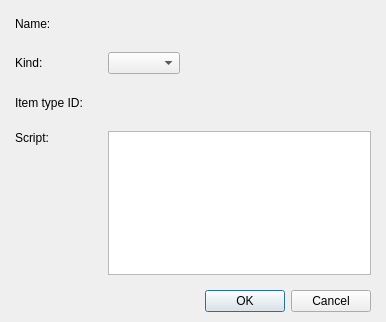
<?xml version="1.0" encoding="UTF-8"?>
<ui version="4.0">
 <class>DialogSystemInventoryFilter</class>
 <widget class="QDialog" name="DialogSystemInventoryFilter">
  <property name="geometry">
   <rect>
    <x>0</x>
    <y>0</y>
    <width>386</width>
    <height>322</height>
   </rect>
  </property>
  <property name="windowTitle">
   <string>Dialog</string>
  </property>
  <layout class="QGridLayout" name="gridLayout_2">
   <property name="leftMargin">
    <number>15</number>
   </property>
   <property name="topMargin">
    <number>10</number>
   </property>
   <property name="rightMargin">
    <number>15</number>
   </property>
   <property name="bottomMargin">
    <number>10</number>
   </property>
   <item row="0" column="0">
    <layout class="QVBoxLayout" name="verticalLayout_2" stretch="1,0">
     <property name="spacing">
      <number>15</number>
     </property>
     <item>
      <layout class="QGridLayout" name="gridLayout">
       <item row="0" column="0">
        <widget class="QLabel" name="labelName">
         <property name="text">
          <string>Name:</string>
         </property>
        </widget>
       </item>
       <item row="0" column="1">
        <layout class="QHBoxLayout" name="horizontalLayout" stretch="0,1">
         <item>
          <widget class="WidgetTextLang" name="widgetTextLangName" native="true">
           <property name="enabled">
            <bool>true</bool>
           </property>
           <property name="minimumSize">
            <size>
             <width>250</width>
             <height>27</height>
            </size>
           </property>
           <property name="maximumSize">
            <size>
             <width>16777215</width>
             <height>27</height>
            </size>
           </property>
          </widget>
         </item>
         <item>
          <spacer name="horizontalSpacer">
           <property name="orientation">
            <enum>Qt::Horizontal</enum>
           </property>
           <property name="sizeHint" stdset="0">
            <size>
             <width>40</width>
             <height>20</height>
            </size>
           </property>
          </spacer>
         </item>
        </layout>
       </item>
       <item row="1" column="0">
        <widget class="QLabel" name="labelKind">
         <property name="text">
          <string>Kind:</string>
         </property>
        </widget>
       </item>
       <item row="1" column="1">
        <layout class="QHBoxLayout" name="horizontalLayout_2" stretch="0,1">
         <item>
          <widget class="QComboBox" name="comboBoxKind"/>
         </item>
         <item>
          <spacer name="horizontalSpacer_2">
           <property name="orientation">
            <enum>Qt::Horizontal</enum>
           </property>
           <property name="sizeHint" stdset="0">
            <size>
             <width>18</width>
             <height>20</height>
            </size>
           </property>
          </spacer>
         </item>
        </layout>
       </item>
       <item row="2" column="0">
        <widget class="QLabel" name="labelItemTypeID">
         <property name="text">
          <string>Item type ID:</string>
         </property>
        </widget>
       </item>
       <item row="2" column="1">
        <layout class="QHBoxLayout" name="horizontalLayout_3">
         <item>
          <widget class="PanelPrimitiveValue" name="panelPrimitiveItemTypeID" native="true">
           <property name="minimumSize">
            <size>
             <width>250</width>
             <height>27</height>
            </size>
           </property>
           <property name="maximumSize">
            <size>
             <width>250</width>
             <height>27</height>
            </size>
           </property>
          </widget>
         </item>
         <item>
          <spacer name="horizontalSpacer_3">
           <property name="orientation">
            <enum>Qt::Horizontal</enum>
           </property>
           <property name="sizeHint" stdset="0">
            <size>
             <width>18</width>
             <height>20</height>
            </size>
           </property>
          </spacer>
         </item>
        </layout>
       </item>
       <item row="3" column="0">
        <layout class="QVBoxLayout" name="verticalLayout" stretch="0,1">
         <item>
          <widget class="QLabel" name="labelScript">
           <property name="text">
            <string>Script:</string>
           </property>
          </widget>
         </item>
         <item>
          <spacer name="verticalSpacer">
           <property name="orientation">
            <enum>Qt::Vertical</enum>
           </property>
           <property name="sizeHint" stdset="0">
            <size>
             <width>78</width>
             <height>128</height>
            </size>
           </property>
          </spacer>
         </item>
        </layout>
       </item>
       <item row="3" column="1">
        <widget class="QPlainTextEdit" name="plainTextScript"/>
       </item>
      </layout>
     </item>
     <item>
      <widget class="QDialogButtonBox" name="buttonBox">
       <property name="orientation">
        <enum>Qt::Horizontal</enum>
       </property>
       <property name="standardButtons">
        <set>QDialogButtonBox::Cancel|QDialogButtonBox::Ok</set>
       </property>
      </widget>
     </item>
    </layout>
   </item>
  </layout>
 </widget>
 <customwidgets>
  <customwidget>
   <class>PanelPrimitiveValue</class>
   <extends>QWidget</extends>
   <header>panelprimitivevalue.h</header>
   <container>1</container>
  </customwidget>
  <customwidget>
   <class>WidgetTextLang</class>
   <extends>QWidget</extends>
   <header>widgettextlang.h</header>
   <container>1</container>
  </customwidget>
 </customwidgets>
 <resources/>
 <connections>
  <connection>
   <sender>buttonBox</sender>
   <signal>accepted()</signal>
   <receiver>DialogSystemInventoryFilter</receiver>
   <slot>accept()</slot>
   <hints>
    <hint type="sourcelabel">
     <x>248</x>
     <y>254</y>
    </hint>
    <hint type="destinationlabel">
     <x>157</x>
     <y>274</y>
    </hint>
   </hints>
  </connection>
  <connection>
   <sender>buttonBox</sender>
   <signal>rejected()</signal>
   <receiver>DialogSystemInventoryFilter</receiver>
   <slot>reject()</slot>
   <hints>
    <hint type="sourcelabel">
     <x>316</x>
     <y>260</y>
    </hint>
    <hint type="destinationlabel">
     <x>286</x>
     <y>274</y>
    </hint>
   </hints>
  </connection>
 </connections>
</ui>
